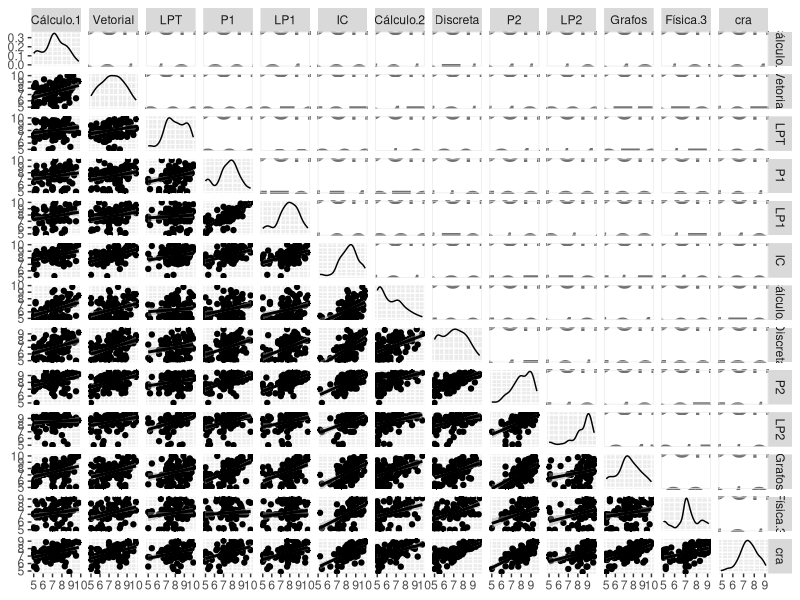
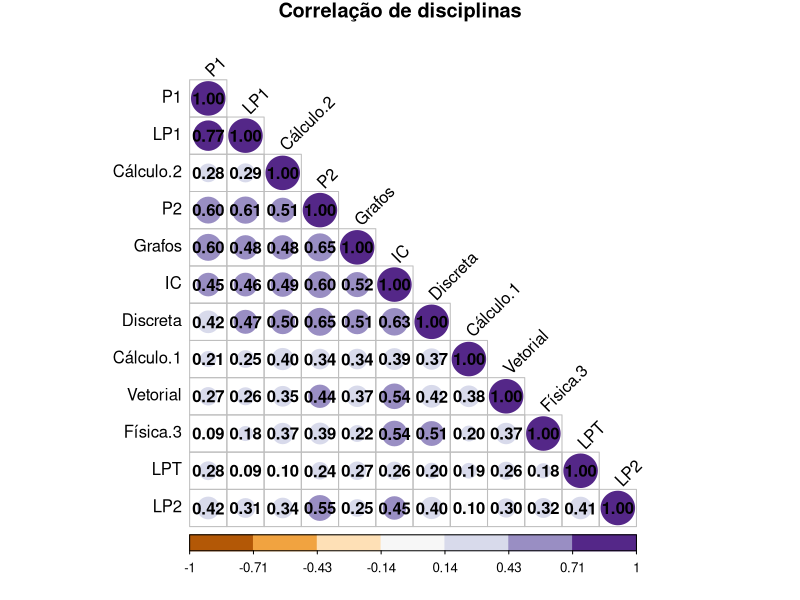
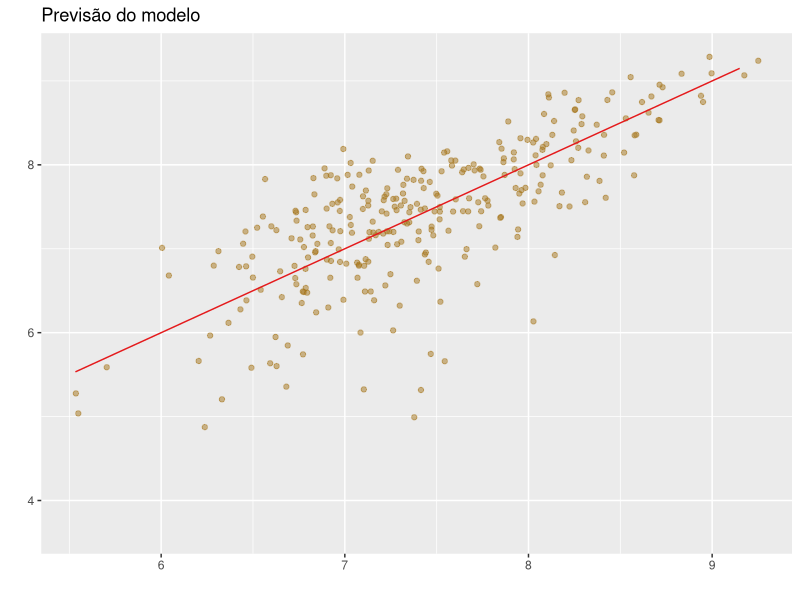
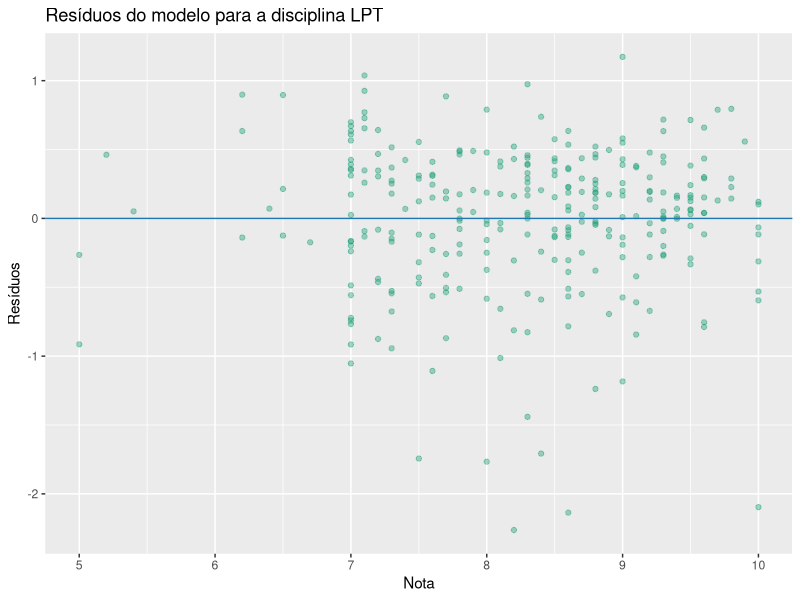
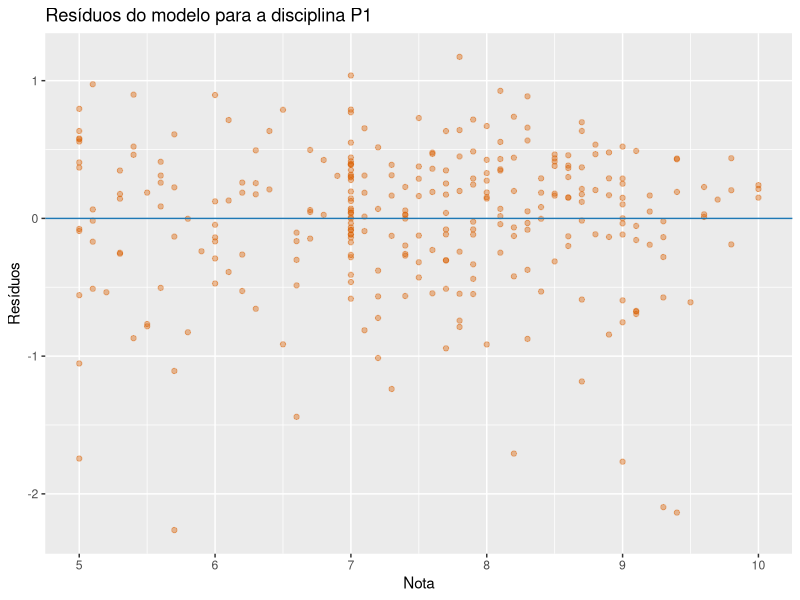
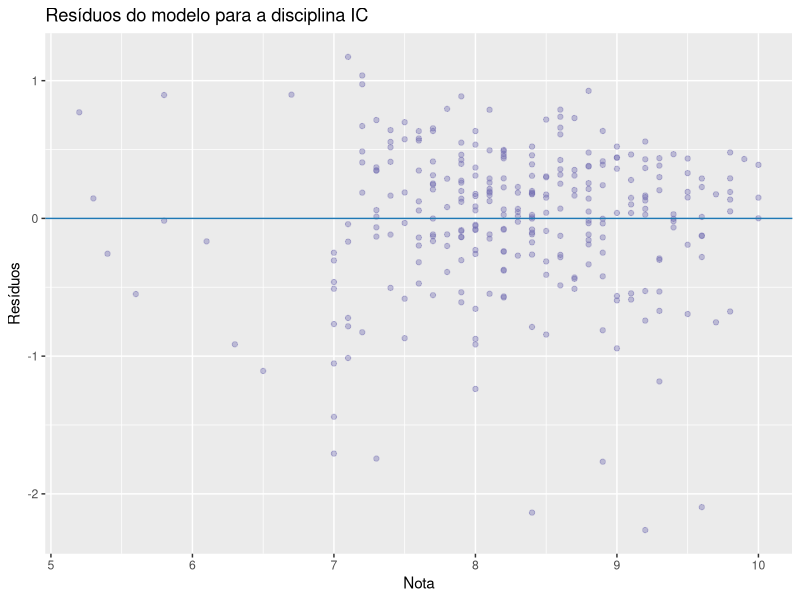
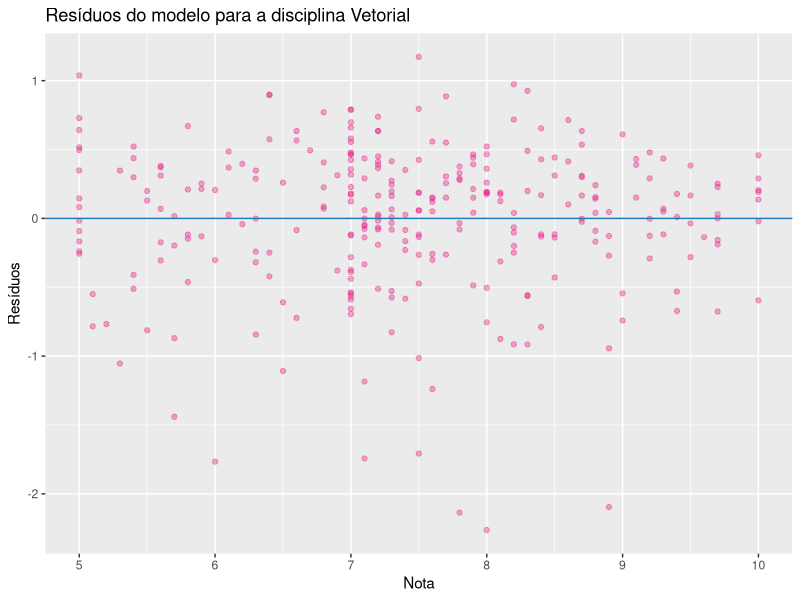
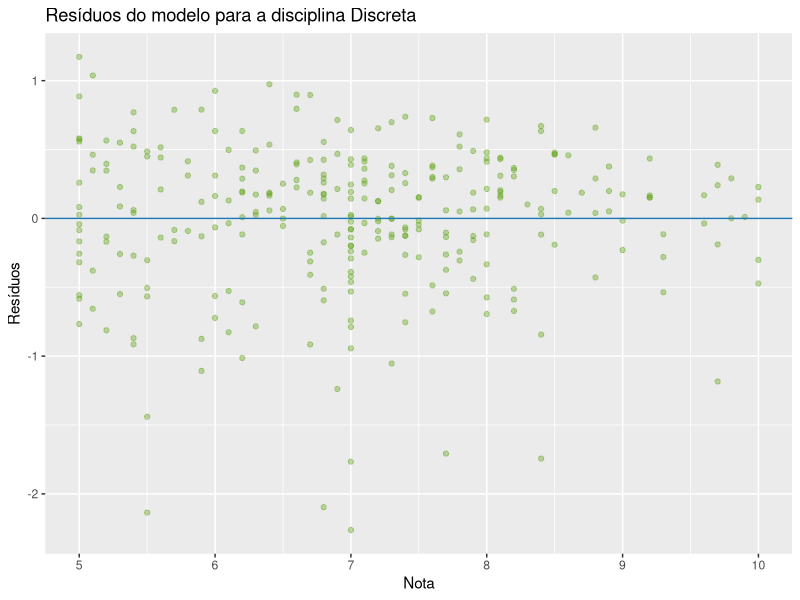

The R script that drew these images, in order:
## ---- chunk 1
knitr::opts_chunk$set(echo = TRUE)
library(GGally)
library(ggplot2)
library(corrplot)
library(RColorBrewer)

## ---- chunk 2
graduados = read.csv("graduados_disciplinas.csv")

graduados = graduados[, c("Cálculo.Diferencial.e.Integral.I",  "Álgebra.Vetorial.e.Geometria.Analítica", "Leitura.e.Produção.de.Textos", "Programação.I", "Laboratório.de.Programação.I", "Introdução.à.Computação", "Cálculo.Diferencial.e.Integral.II", "Matemática.Discreta", "Programação.II", "Laboratório.de.Programação.II", "Teoria.dos.Grafos", "Fundamentos.de.Física.Clássica", "cra")]

colnames(graduados) = c("Cálculo.1", "Vetorial", "LPT", "P1", "LP1", "IC", "Cálculo.2", "Discreta", "P2", "LP2", "Grafos", "Física.3", "cra")

ggpairs(na.omit(graduados), lower = list(continuous = "smooth"), upper = list(continuous = wrap("cor", size = 10)))
## ---- chunk 3
rl = lm(cra ~ ., data = graduados)

summary(rl)
## ---- chunk 4
M = cor(na.omit(graduados[,1:12]))

corrplot(M, type = "lower", title = "Correlação de disciplinas",  order="hclust", col=brewer.pal(n=7, name="PuOr"), addCoef.col = "black", tl.col="black", tl.srt=45, mar=c(0,0,1,0) )
## ---- chunk 5
graduados = graduados[, c("LPT", "P1", "IC", "Vetorial", "Discreta", "P2", "cra")]

rl = lm(cra ~ ., data = na.omit(graduados))
predicoes = predict.lm(rl ,graduados)

ggplot(graduados, aes(y=graduados$cra, x=predicoes)) +  
  geom_point(alpha = 0.5, position = position_jitter(width = 0.3), color="#a6761d") + 
  labs(title="Previsão do modelo", x= "", y="") +  
  geom_line(aes(y = predict(rl, graduados)), colour = "#e41a1c")

summary(rl)

## ---- chunk 6
ggplot(rl, aes(LPT, .resid)) + 
  labs(title="Resíduos do modelo para a disciplina LPT", x= "Nota", y="Resíduos") +
  geom_point(alpha = 0.4, color="#1b9e77") +
  geom_hline(yintercept = 0, colour = "#1f78b4")
## ---- chunk 7
ggplot(rl, aes(P1, .resid)) + 
  labs(title="Resíduos do modelo para a disciplina P1", x= "Nota", y="Resíduos") +
  geom_point(alpha = 0.4, color="#d95f02") +
  geom_hline(yintercept = 0, colour = "#1f78b4")
## ---- chunk 8
ggplot(rl, aes(IC, .resid)) + 
  labs(title="Resíduos do modelo para a disciplina IC", x= "Nota", y="Resíduos") +
  geom_point(alpha = 0.4, color="#7570b3") +
  geom_hline(yintercept = 0, colour = "#1f78b4")
## ---- chunk 9
ggplot(rl, aes(Vetorial, .resid)) + 
  labs(title="Resíduos do modelo para a disciplina Vetorial", x= "Nota", y="Resíduos") +
  geom_point(alpha = 0.4, color="#e7298a") +
  geom_hline(yintercept = 0, colour = "#1f78b4")
## ---- chunk 10
ggplot(rl, aes(Discreta, .resid)) + 
  labs(title="Resíduos do modelo para a disciplina Discreta", x= "Nota", y="Resíduos") +
  geom_point(alpha = 0.4, color="#66a61e") +
  geom_hline(yintercept = 0, colour = "#1f78b4")
## ---- chunk 11
ggplot(rl, aes(P2, .resid)) + 
  labs(title="Resíduos do modelo para a disciplina LPT", x= "Nota", y="Resíduos") +
  geom_point(alpha = 0.4, color="#e6ab02") +
  geom_hline(yintercept = 0, colour = "#1f78b4")
## ---- chunk 12
ggplot(rl, aes(.resid)) + labs(title="Frequência de resíduos para grupo do sexo feminino", x= "Resíduo", y="Frequência") + 
  geom_freqpoly(binwidth = 0.5, color="springgreen4")
## ---- chunk 13
graduados1 = graduados[,c("Vetorial", "LPT", "P1", "IC", "cra")]
graduados1 = na.omit(graduados1)

rl1 = lm(cra ~ ., data = graduados1)
predicoes1 = predict.lm(rl1 ,graduados1)

ggplot(graduados1, aes(y=graduados1$cra, x=predicoes1)) +  
  geom_point(alpha = 0.5, position = position_jitter(width = 0.3), color="#984ea3") + 
  labs(title="Previsão do modelo Semestre 1", x= "", y="") +  
  geom_line(aes(y = predict(rl1, graduados1)), colour = "#e41a1c")
## ---- chunk 14
summary(rl1)
## ---- chunk 15
graduados2 = graduados[, c("Discreta", "P2", "cra")]
graduados2 = na.omit(graduados2)

rl2 = lm(cra ~ ., data = graduados2)
predicoes2 = predict.lm(rl2 ,graduados2)

ggplot(graduados2, aes(y=graduados2$cra, x=predicoes2)) +  
  geom_point(alpha = 0.5, position = position_jitter(width = 0.3), color="#fb8072") + 
  labs(title="Previsão do modelo Semestre 2", x= "", y="") +  
  geom_line(aes(y = predict(rl2, graduados2)), colour = "#e41a1c")
## ---- chunk 16
summary(rl2)
## ---- chunk 17
notas = data.frame(LPT = 8.2, P1 = 7.6, IC = 8.4, Vetorial = 7.3, Discreta = 7.1, P2 = 7.3)

predict(rl, notas)
